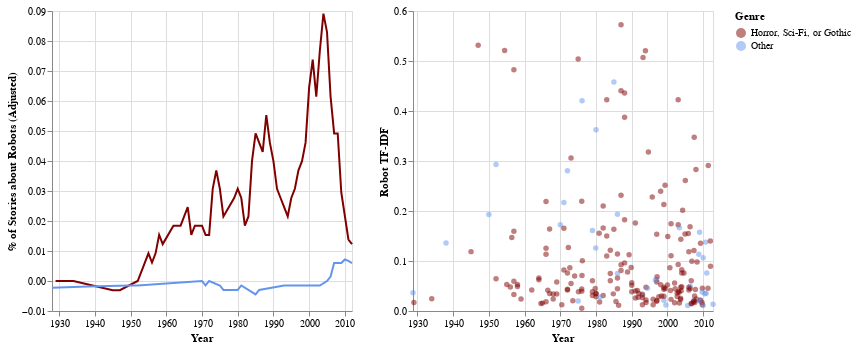

Notebook code for this chart:
### Markdown cell above
Using TF-IDF to measure the relevance of monsters, we are able to trace the change in relevance across time between genres, as well as identify data points of interest. In this analysis, the words 'monster', 'vampire', 'beast', 'brute', 'creature', 'ghoul', 'demon', 'goblin', 'devil', 'ghost', and 'werewolf' are used to identify monsters in stories.<br>
In Figure 2, the left figure demonstrates the growth in the relevance of monsters in speculative fiction in relation to other genres. The right figure provides information on specific data points: *Frankenstein* stands out as an early story about monsters.

### Code cell
robot = pd.read_csv('data/robot.csv',index_col=0)
robot_freq = pd.read_csv('data/robot_freq.csv',index_col=0)
robot_scary_freq = pd.read_csv('data/robot_scary_freq.csv',index_col=0)

line_all = alt.Chart(robot_freq).transform_window(
    rolling_mean='mean(adjusted)',
    frame=[-2,3]
).mark_line(color='cornflowerblue').encode(
    x=alt.X('year:T', title='Year'),
    y=alt.Y('rolling_mean:Q', title='% of Stories about Robots (Adjusted)')
)
line_scary = alt.Chart(robot_scary_freq).transform_window(
    rolling_mean='mean(adjusted)',
    frame=[-2,3]
).mark_line(color='maroon').encode(
    x=alt.X('year:T', title='Year'),
    y=alt.Y('rolling_mean:Q', title='% of Stories about Robots (Adjusted)')
)
dots = alt.Chart(robot).mark_circle(size=30,opacity=0.5).encode(
    x=alt.X('date:T', title='Year'),
    y=alt.Y('tfidf', title='Robot TF-IDF'),
    color=alt.Color('Genre', scale=alt.Scale(domain=['Horror, Sci-Fi, or Gothic', 'Other'], range=['maroon', 'cornflowerblue'])),
    # color=alt.Color('Genre', title='Genre', scale=alt.Scale(domain=[True, False], range=['maroon', 'cornflowerblue'])),
    tooltip=alt.Tooltip(['title', 'author'])
)
robot = line_scary + line_all
robot.properties(width=300) | dots.properties(width=300)

### Figure 1 — Vega-Lite specification as saved in the notebook (floating-point values rounded to 4 significant figures; data arrays with more than 128 entries replaced by an {"elided": "..."} marker saying what was removed)
{"config": {"view": {"continuousWidth": 400, "continuousHeight": 300}}, "hconcat": [{"layer": [{"data": {"name": "data-4384189d81902659fdd553deaeaffd32"}, "mark": {"type": "line", "color": "maroon"}, "encoding": {"x": {"field": "year", "title": "Year", "type": "temporal"}, "y": {"field": "rolling_mean", "title": "% of Stories about Robots (Adjusted)", "type": "quantitative"}}, "transform": [{"window": [{"op": "mean", "field": "adjusted", "as": "rolling_mean"}], "frame": [-2, 3]}]}, {"data": {"name": "data-08df0bed9d395aed7cf6d09eb0ac7af7"}, "mark": {"type": "line", "color": "cornflowerblue"}, "encoding": {"x": {"field": "year", "title": "Year", "type": "temporal"}, "y": {"field": "rolling_mean", "title": "% of Stories about Robots (Adjusted)", "type": "quantitative"}}, "transform": [{"window": [{"op": "mean", "field": "adjusted", "as": "rolling_mean"}], "frame": [-2, 3]}]}], "width": 300}, {"data": {"name": "data-532a384c66c81135e94ef82df3ac0b1d"}, "mark": {"type": "circle", "opacity": 0.5, "size": 30}, "encoding": {"color": {"field": "Genre", "scale": {"domain": ["Horror, Sci-Fi, or Gothic", "Other"], "range": ["maroon", "cornflowerblue"]}, "type": "nominal"}, "tooltip": [{"field": "title", "type": "nominal"}, {"field": "author", "type": "nominal"}], "x": {"field": "date", "title": "Year", "type": "temporal"}, "y": {"field": "tfidf", "title": "Robot TF-IDF", "type": "quantitative"}}, "width": 300}], "$schema": "https://vega.github.io/schema/vega-lite/v4.17.0.json", "datasets": {"data-4384189d81902659fdd553deaeaffd32": [{"year": "1929-01-01", "freq": 0.01844, "adjusted": 0.0}, {"year": "1934-01-01", "freq": 0.01844, "adjusted": 0.0}, {"year": "1945-01-01", "freq": 0.01844, "adjusted": 0.0}, {"year": "1947-01-01", "freq": 0.01844, "adjusted": 0.0}, {"year": "1952-01-01", "freq": 0.01844, "adjusted": 0.0}, {"year": "1954-01-01", "freq": 0.01844, "adjusted": -0.01844}, {"year": "1955-01-01", "freq": 0.01844, "adjusted": 0.0}, {"year": "1956-01-01", "freq": 0.03689, "adjusted": 0.01844}, {"year": "1957-01-01", "freq": 0.07377, "adjusted": 0.03689}, {"year": "1958-01-01", "freq": 0.03689, "adjusted": 0.01844}, {"year": "1959-01-01", "freq": 0.01844, "adjusted": -0.01844}, {"year": "1962-01-01", "freq": 0.01844, "adjusted": 0.0}, {"year": "1964-01-01", "freq": 0.05533, "adjusted": 0.03689}, {"year": "1965-01-01", "freq": 0.01844, "adjusted": 0.0}, {"year": "1966-01-01", "freq": 0.09222, "adjusted": 0.07377}, {"year": "1967-01-01", "freq": 0.03689, "adjusted": 0.01844}, {"year": "1968-01-01", "freq": 0.03689, "adjusted": 0.0}, {"year": "1969-01-01", "freq": 0.03689, "adjusted": 0.01844}, {"year": "1970-01-01", "freq": 0.01844, "adjusted": -0.01844}, {"year": "1971-01-01", "freq": 0.03689, "adjusted": 0.01844}, {"year": "1972-01-01", "freq": 0.09222, "adjusted": 0.07377}, {"year": "1973-01-01", "freq": 0.05533, "adjusted": 0.01844}, {"year": "1974-01-01", "freq": 0.01844, "adjusted": -0.01844}, {"year": "1975-01-01", "freq": 0.03689, "adjusted": 0.01844}, {"year": "1976-01-01", "freq": 0.1107, "adjusted": 0.07377}, {"year": "1979-01-01", "freq": 0.07377, "adjusted": 0.05533}, {"year": "1980-01-01", "freq": 0.07377, "adjusted": 0.03689}, {"year": "1981-01-01", "freq": 0.01844, "adjusted": -0.03689}, {"year": "1982-01-01", "freq": 0.05533, "adjusted": 0.01844}, {"year": "1983-01-01", "freq": 0.05533, "adjusted": 0.03689}, {"year": "1984-01-01", "freq": 0.07377, "adjusted": 0.05533}, {"year": "1985-01-01", "freq": 0.03689, "adjusted": 0.0}, {"year": "1986-01-01", "freq": 0.07377, "adjusted": 0.05533}, {"year": "1987-01-01", "freq": 0.09222, "adjusted": 0.07377}, {"year": "1988-01-01", "freq": 0.09222, "adjusted": 0.07377}, {"year": "1989-01-01", "freq": 0.03689, "adjusted": 0.01844}, {"year": "1990-01-01", "freq": 0.05533, "adjusted": 0.03689}, {"year": "1991-01-01", "freq": 0.09222, "adjusted": 0.07377}, {"year": "1992-01-01", "freq": 0.01844, "adjusted": 0.0}, {"year": "1993-01-01", "freq": 0.09222, "adjusted": 0.03689}, {"year": "1994-01-01", "freq": 0.07377, "adjusted": 0.01844}, {"year": "1995-01-01", "freq": 0.01844, "adjusted": 0.0}, {"year": "1996-01-01", "freq": 0.03689, "adjusted": 0.01844}, {"year": "1997-01-01", "freq": 0.1107, "adjusted": 0.05533}, {"year": "1998-01-01", "freq": 0.05533, "adjusted": 0.03689}, {"year": "1999-01-01", "freq": 0.1107, "adjusted": 0.05533}, {"year": "2000-01-01", "freq": 0.07377, "adjusted": 0.05533}, {"year": "2001-01-01", "freq": 0.05533, "adjusted": 0.01844}, {"year": "2002-01-01", "freq": 0.09222, "adjusted": 0.05533}, {"year": "2003-01-01", "freq": 0.2029, "adjusted": 0.166}, {"year": "2004-01-01", "freq": 0.1107, "adjusted": 0.09222}, {"year": "2005-01-01", "freq": 0.03689, "adjusted": -0.01844}, {"year": "2006-01-01", "freq": 0.166, "adjusted": 0.1475}, {"year": "2007-01-01", "freq": 0.1475, "adjusted": 0.09222}, {"year": "2008-01-01", "freq": 0.03689, "adjusted": 0.01844}, {"year": "2009-01-01", "freq": 0.09222, "adjusted": 0.03689}, {"year": "2011-01-01", "freq": 0.03689, "adjusted": 0.01844}, {"year": "2012-01-01", "freq": 0.03689, "adjusted": -0.01844}], "data-08df0bed9d395aed7cf6d09eb0ac7af7": [{"year": "1928-01-01", "freq": 0.008979, "adjusted": 0.0}, {"year": "1938-01-01", "freq": 0.008979, "adjusted": -0.008979}, {"year": "1950-01-01", "freq": 0.008979, "adjusted": 0.0}, {"year": "1952-01-01", "freq": 0.008979, "adjusted": 0.0}, {"year": "1970-01-01", "freq": 0.008979, "adjusted": 0.0}, {"year": "1971-01-01", "freq": 0.008979, "adjusted": 0.0}, {"year": "1972-01-01", "freq": 0.008979, "adjusted": 0.0}, {"year": "1975-01-01", "freq": 0.008979, "adjusted": 0.0}, {"year": "1976-01-01", "freq": 0.008979, "adjusted": -0.008979}, {"year": "1979-01-01", "freq": 0.01796, "adjusted": 0.008979}, {"year": "1980-01-01", "freq": 0.008979, "adjusted": -0.008979}, {"year": "1981-01-01", "freq": 0.008979, "adjusted": -0.008979}, {"year": "1985-01-01", "freq": 0.008979, "adjusted": 0.0}, {"year": "1986-01-01", "freq": 0.01796, "adjusted": 0.0}, {"year": "1993-01-01", "freq": 0.008979, "adjusted": 0.0}, {"year": "1994-01-01", "freq": 0.008979, "adjusted": -0.008979}, {"year": "1996-01-01", "freq": 0.008979, "adjusted": 0.0}, {"year": "1997-01-01", "freq": 0.008979, "adjusted": 0.0}, {"year": "1999-01-01", "freq": 0.01796, "adjusted": 0.0}, {"year": "2003-01-01", "freq": 0.008979, "adjusted": 0.0}, {"year": "2005-01-01", "freq": 0.008979, "adjusted": 0.0}, {"year": "2006-01-01", "freq": 0.008979, "adjusted": -0.008979}, {"year": "2007-01-01", "freq": 0.008979, "adjusted": 0.0}, {"year": "2008-01-01", "freq": 0.01796, "adjusted": 0.008979}, {"year": "2009-01-01", "freq": 0.02694, "adjusted": 0.008979}, {"year": "2010-01-01", "freq": 0.0449, "adjusted": 0.02694}, {"year": "2011-01-01", "freq": 0.008979, "adjusted": 0.0}, {"year": "2012-01-01", "freq": 0.008979, "adjusted": -0.008979}], "data-532a384c66c81135e94ef82df3ac0b1d": {"elided": "222 records"}}}
